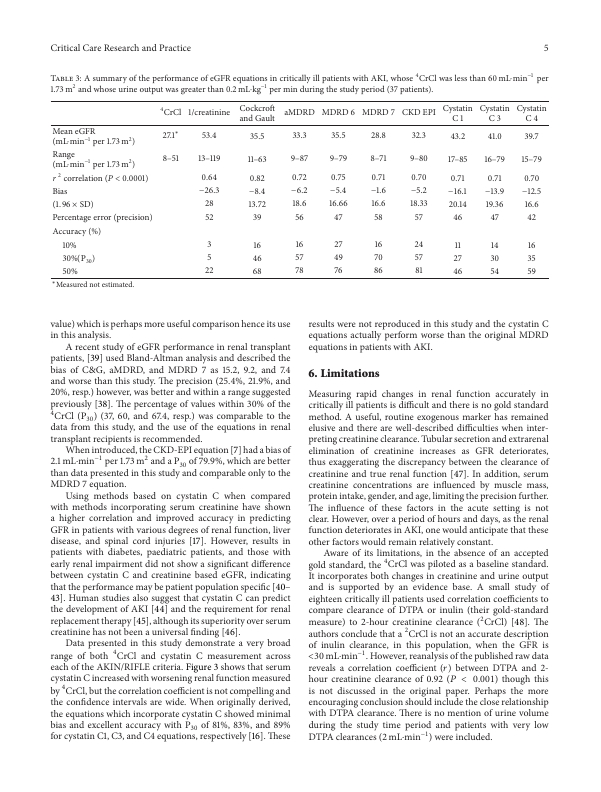
#> input picture example.jpg, 601 x 792 px
$ jupyter execute opencv.ipynb   (shell and % lines are left out)
#> lines starting #> are read from the running program, lines starting #| are printed output that depends on the picture; after the words box and inside, x2 and y2 are one past the last pixel; in counts of white or black regions, pixels touching at a corner belong together
[cell 1]
import cv2
import matplotlib.pyplot as plt

img = cv2.imread("./example.jpg")
#> img is the input picture: shape (792, 601, 3); mean B, G, R 240.3, 240.3, 240.4

plt.imshow(cv2.cvtColor(img, cv2.COLOR_BGR2RGB))
plt.axis("off")
plt.show()

[cell 2]
gray = cv2.cvtColor(img, cv2.COLOR_BGR2GRAY)

plt.imshow(gray, cmap="gray")
plt.axis("off")
plt.show()

[cell 3]
_, thresh = cv2.threshold(
    gray,
    180,
    255,
    cv2.THRESH_BINARY_INV
)
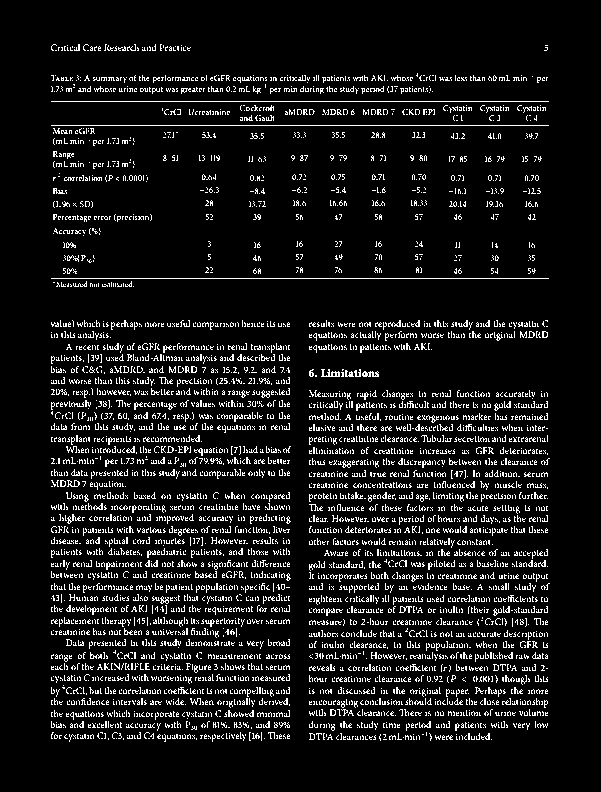
#> thresh: shape (792, 601); 8.8% white in thin lines or dots, all inside (x1, y1, x2, y2) = (51, 44, 550, 742)

plt.imshow(thresh, cmap="gray")
plt.axis("off")
plt.show()

[cell 4]
kernel = cv2.getStructuringElement(
    cv2.MORPH_RECT,
    (15, 15)
)

dilated = cv2.dilate(
    thresh,
    kernel,
    iterations=1
)
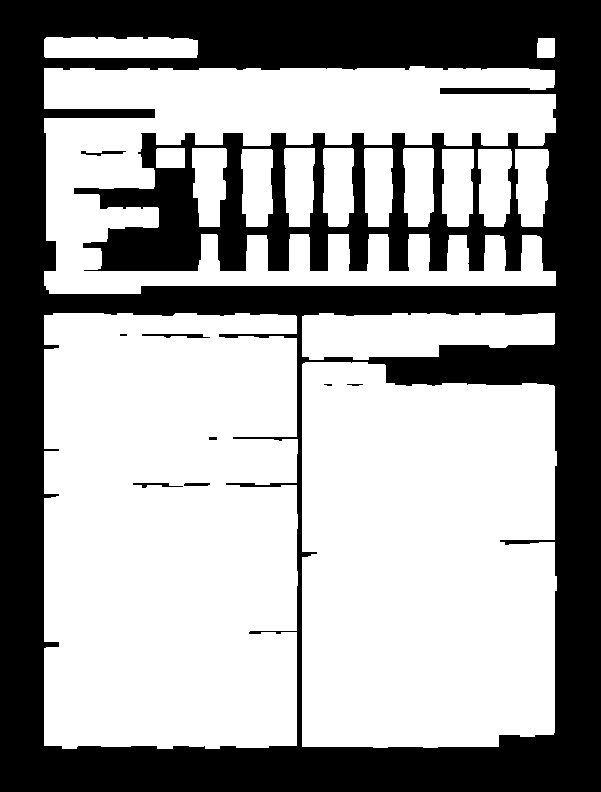
#> dilated: shape (792, 601); 62.1% white; 9 black regions (2 under 20 px)

plt.imshow(dilated, cmap="gray")
plt.axis("off")
plt.show()

[cell 5]
contours, _ = cv2.findContours(
    dilated,
    cv2.RETR_EXTERNAL,
    cv2.CHAIN_APPROX_SIMPLE
)
#> contours = 16 contours; largest, box (x1, y1, x2, y2) and area: (44, 313, 298, 749) 107683, (302, 362, 557, 748) 92122, (44, 66, 556, 294) 58766, (302, 313, 555, 360) 9330, (44, 37, 198, 58) 2962

[cell 6]
output = img.copy()

for cnt in contours:

    x, y, w, h = cv2.boundingRect(cnt)

    area = w * h

    if area > 5000:

        cv2.rectangle(
            output,
            (x, y),
            (x + w, y + h),
            (0, 255, 0),
            2
        )
#> this loop made 16 passes
#> (x, y, w, h, area) on passes 1 to 12: (302, 362, 255, 386, 98430), (302, 313, 253, 47, 11891), (44, 313, 254, 436, 110744), (515, 149, 34, 78, 2652), (478, 149, 34, 78, 2652), (442, 149, 32, 78, 2496), (241, 149, 32, 78, 2496), (403, 148, 31, 79, 2449), (364, 148, 29, 79, 2291), (323, 148, 31, 79, 2449), (284, 148, 31, 79, 2449), (192, 148, 35, 79, 2765)
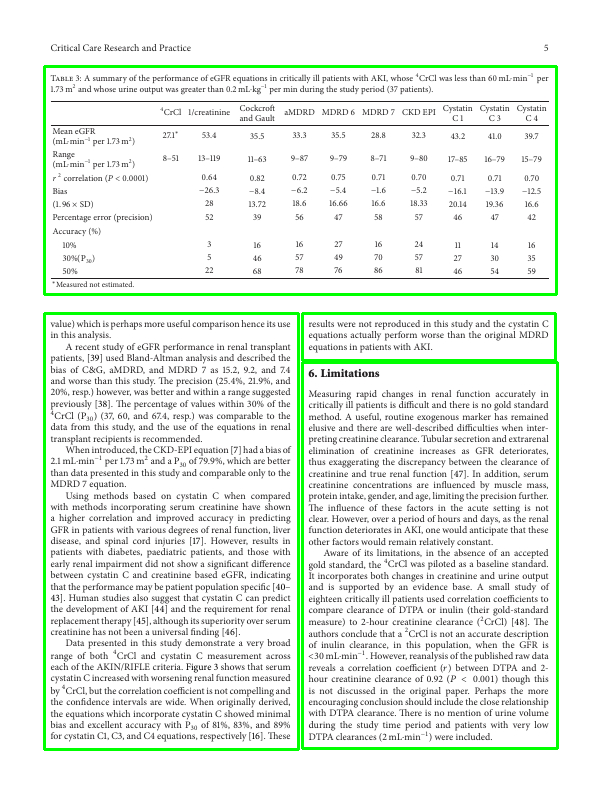
#> output: shape (792, 601, 3); 2.93% of pixels changed, all inside (x1, y1, x2, y2) = (43, 65, 559, 751)

plt.figure(figsize=(10,10))
plt.imshow(cv2.cvtColor(output, cv2.COLOR_BGR2RGB))
plt.axis("off")
plt.show()
